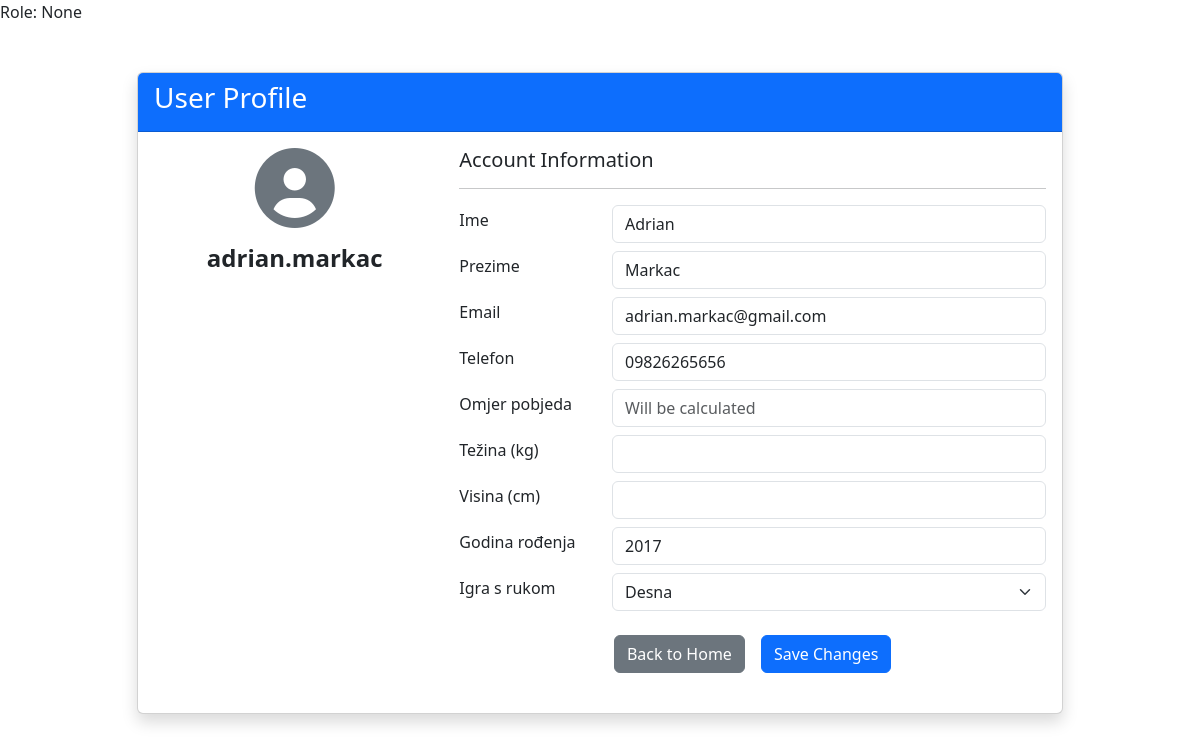
/profile/adrian.markac, run on the app's committed database.
### app.py (models this page shows, shortened)
class User(db.Model):
    id = db.Column(db.Integer, primary_key=True)
    first_name = db.Column(db.String(80), nullable=False)
    last_name = db.Column(db.String(80), nullable=False)
    username = db.Column(db.String(80), unique=True, nullable=False)
    password = db.Column(db.String(120), nullable=False)
    email = db.Column(db.String(120), unique=True, nullable=False)
    phone = db.Column(db.String(20), nullable=False)
    birth_year = db.Column(db.Integer, nullable=False)
    handedness = db.Column(db.String(10), nullable=False)
    role = db.Column(db.String(20), nullable=False, default='user')
    participant = db.Column(db.Boolean, nullable=False, default=False)

### app.py (the view)
@app.route('/profile/<username>')
def profile_by_username(username):
    user = User.query.filter_by(username=username).first()
    if user:
        return render_template('profile_page.html', user=user)
    else:
        flash('User not found', 'danger')
        return redirect(url_for('admin_dashboard'))

### templates/profile_page.html (shortened to what this page needs)
{% extends "base.html" %}
{% block content %}
<div class="container mt-5">
  <div class="row justify-content-center">
    <div class="col-md-10">
      <div class="card shadow">
        <div class="card-header bg-primary text-white">
          <h3>User Profile</h3>
        </div>
        <div class="card-body">
          <form method="POST" action="{{ url_for('update_profile') }}">
            <div class="row mb-4">
              <div class="col-md-4 text-center">
                <div class="profile-image mb-3">
                  <i class="fas fa-user-circle fa-5x text-secondary"></i>
                </div>
                <h4 class="fw-bold">{{ user.username }}</h4>
              </div>
              <div class="col-md-8">
                <h5>Account Information</h5>
                <hr>
                <div class="row mb-2 align-items-center">
                  <div class="col-sm-3">
                    <label for="first_name" class="form-label">Ime</label>
                  </div>
                  <div class="col-sm-9">
                    <input type="text" class="form-control" id="first_name" name="first_name"
                           value="{{ user.first_name }}" required>
                  </div>
                </div>
                <div class="row mb-2 align-items-center">
                  <div class="col-sm-3">
                    <label for="last_name" class="form-label">Prezime</label>
                  </div>
                  <div class="col-sm-9">
                    <input type="text" class="form-control" id="last_name" name="last_name"
                           value="{{ user.last_name }}" required>
                  </div>
                </div>
                <div class="row mb-2 align-items-center">
                  <div class="col-sm-3">
                    <label for="email" class="form-label">Email</label>
                  </div>
                  <div class="col-sm-9">
                    <input type="email" class="form-control" id="email" name="email"
                           value="{{ user.email }}" required>
                  </div>
                </div>
                <div class="row mb-2 align-items-center">
                  <div class="col-sm-3">
                    <label for="phone" class="form-label">Telefon</label>
                  </div>
                  <div class="col-sm-9">
                    <input type="number" class="form-control" id="phone" name="phone"
                           value="{{ user.phone }}" required>
                  </div>
                </div>
                <div class="row mb-2 align-items-center">
                  <div class="col-sm-3">
                    <label for="win_ratio" class="form-label">Omjer pobjeda</label>
                  </div>
                  <div class="col-sm-9">
                    <input type="text" class="form-control" id="win_ratio" name="win_ratio"
                           value="{{ user.win_ratio }}" readonly placeholder="Will be calculated">
                  </div>
                </div>
                <div class="row mb-2 align-items-center">
                  <div class="col-sm-3">
                    <label for="weight" class="form-label">Težina (kg)</label>
                  </div>
                  <div class="col-sm-9">
                    <input type="number" class="form-control" id="weight" name="weight"
                           value="{{ user.weight }}" min="30" max="200" step="1">
                  </div>
                </div>
                <div class="row mb-2 align-items-center">
                  <div class="col-sm-3">
                    <label for="height" class="form-label">Visina (cm)</label>
                  </div>
                  <div class="col-sm-9">
                    <input type="number" class="form-control" id="height" name="height"
                           value="{{ user.height }}" min="100" max="250" step="1">
                  </div>
                </div>
                <div class="row mb-2 align-items-center">
                  <div class="col-sm-3">
                    <label for="birth_year" class="form-label">Godina rođenja</label>
                  </div>
                  <div class="col-sm-9">
                    <input type="number" class="form-control" id="birth_year" name="birth_year"
                           value="{{ user.birth_year }}" min="1900" max="2023" step="1" required>
                  </div>
                </div>
                <div class="row mb-2 align-items-center">
                  <div class="col-sm-3">
                    <label for="handedness" class="form-label">Igra s rukom</label>
                  </div>
                  <div class="col-sm-9">
                    <select class="form-select" id="handedness" name="handedness" required>
                      <option value="right" {% if user.handedness == 'right' %}selected{% endif %}>Desna</option>
                    </select>
                  </div>
                </div>
                <div class="row mt-4">
                  <div class="col d-flex justify-content-center gap-3">
                    <a href="{{ url_for('home') }}" class="btn btn-secondary">Back to Home</a>
                    <button type="submit" class="btn btn-primary">Save Changes</button>
                  </div>
                </div>
              </div>
            </div>
          </form>
        </div>
      </div>
    </div>
  </div>
</div>
{% endblock %}

### static/css/style.css (style rules this page uses)
* { box-sizing: border-box; }
body { margin: 0; background-color: #fff; }

### data on the page
User: username "adrian.markac", first_name "Adrian", last_name "Markac", email "adrian.markac@gmail.com", phone "09826265656", birth_year "2017", handedness "Desna"

### other printed values
{{ session.get('role') }} "None"
